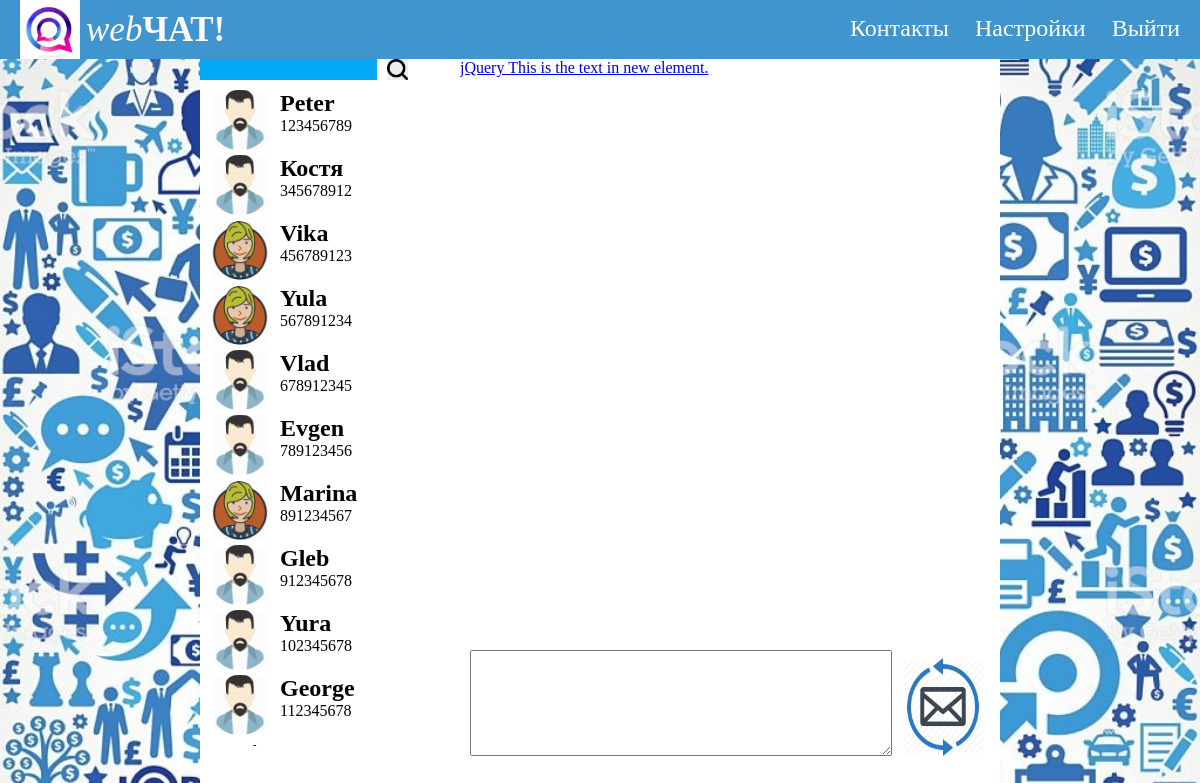
Page /chat.local/index.php (signed in) on the committed database.
### tables this page shows
CREATE TABLE `polzovateli` (
  `email` varchar(100) NOT NULL,
  `password` varchar(255) NOT NULL,
  `id` int(11) NOT NULL,
  `name` varchar(100) NOT NULL,
  `phone` varchar(20) NOT NULL,
  `photo` varchar(255) NOT NULL
);

### chat.local/modules/spisok.php
<?php
$sql = "SELECT * FROM polzovateli";
$result = mysqli_query($connect, $sql);
$col_polzovateli = mysqli_num_rows($result);
?>
<ul>
<?php
	$i = 0;
	while($i < $col_polzovateli){
		$polzovatel = mysqli_fetch_assoc($result);
		if (isset($_COOKIE["polzovatel_id"])) {
			if ($polzovatel["id"] == $_COOKIE["polzovatel_id"]) {continue;}
			}
		echo "<li>";
			echo "<a href='/index.php?user=" . $polzovatel["id"] . "'>";
				if($polzovatel["photo"]) {
					echo "<div class=\"avatar\">
					<img src='" . $polzovatel["photo"] . "'>
					</div>";
				}
			echo "<h2>" . $polzovatel["name"] . "</h2>";
			if ($polzovatel["phone"]) {
				echo "<span>" . $polzovatel["phone"] . "</span>";
			}
			echo "</a>";
		echo "</li>";
	$i++;
	}
?>
</ul>

### chat.local/style.css (style rules this page uses)
body { margin: 0; background: url(images/bg.jpg) no-repeat; background-size: 100%; height: 100%; }
#spisok ul { list-style-type: none; margin: 0; padding: 0; width: 100%; }
#spisok ul .avatar img { width: 100%; }
#spisok ul .avatar { width: 60px; height: 60px; float: left; margin-right: 10px; }
#spisok ul li { position: relative; padding: 10px; width: calc(100% - 20px); }
#spisok ul a { text-decoration: none; color: black; }
#spisok li h2 { margin: 0; }

### rows in the picture
polzovateli: photo (placeholder picture), name "Peter", phone "123456789"
polzovateli: photo (placeholder picture), name "Костя", phone "345678912"
polzovateli: photo (picture), name "Vika", phone "456789123"
polzovateli: photo (picture), name "Yula", phone "567891234"
polzovateli: photo (placeholder picture), name "Vlad", phone "678912345"
polzovateli: photo (placeholder picture), name "Evgen", phone "789123456"
polzovateli: photo (picture), name "Marina", phone "891234567"
polzovateli: photo (placeholder picture), name "Gleb", phone "912345678"
polzovateli: photo (placeholder picture), name "Yura", phone "102345678"
polzovateli: photo (placeholder picture), name "George", phone "112345678"
